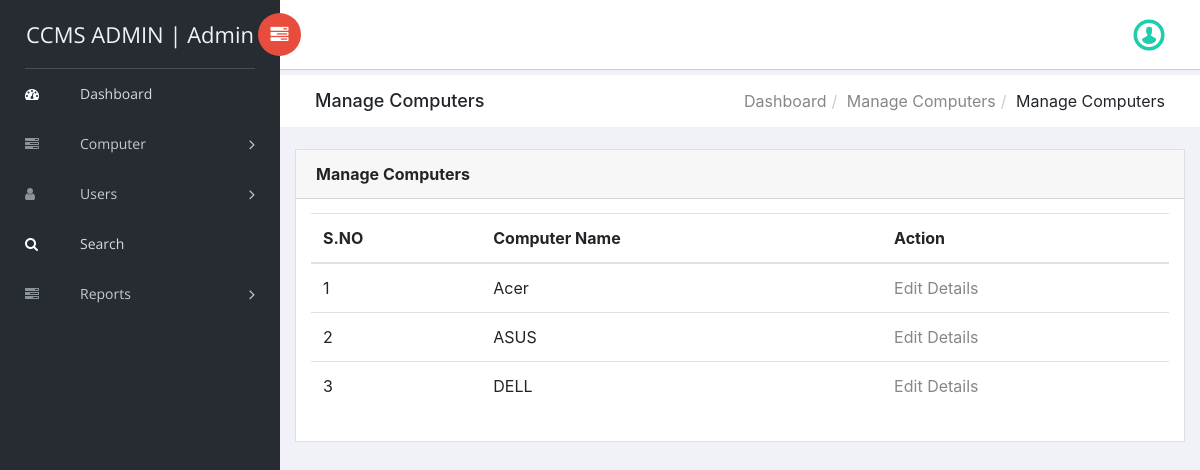
Page /Cyber-Cafe-Management-System/ccms/manage-computer.php (signed in) on the committed database.
### tables this page shows
CREATE TABLE IF NOT EXISTS `tblcomputers` (
  `ID` int(10) NOT NULL AUTO_INCREMENT,
  `ComputerName` varchar(120) DEFAULT NULL,
  `ComputerLocation` varchar(120) DEFAULT NULL,
  `IPAdd` varchar(120) DEFAULT NULL,
  `EntryDate` timestamp NULL DEFAULT CURRENT_TIMESTAMP,
  PRIMARY KEY (`ID`)
);

### Cyber-Cafe-Management-System/ccms/manage-computer.php (the view, shortened to what this page needs)
<?php
include('includes/dbconnection.php');
if (strlen($_SESSION['ccmsaid']==0)) {
  header('location:logout.php');
  } else{
  ?>
<!doctype html>
<html class="no-js" lang="en">
<head>
    <link rel="stylesheet" href="vendors/bootstrap/dist/css/bootstrap.min.css">
    <link rel="stylesheet" href="vendors/font-awesome/css/font-awesome.min.css">
    <link rel="stylesheet" href="vendors/themify-icons/css/themify-icons.css">
    <link rel="stylesheet" href="vendors/flag-icon-css/css/flag-icon.min.css">
    <link rel="stylesheet" href="vendors/selectFX/css/cs-skin-elastic.css">
    <link rel="stylesheet" href="assets/css/style.css">
</head>
<body>
    <?php include_once('includes/sidebar.php');?>
    <div id="right-panel" class="right-panel">
        <?php include_once('includes/header.php');?>
        <div class="breadcrumbs">
            <div class="col-sm-4">
                <div class="page-header float-left">
                    <div class="page-title">
                        <h1>Manage Computers</h1>
                    </div>
                </div>
            </div>
            <div class="col-sm-8">
                <div class="page-header float-right">
                    <div class="page-title">
                        <ol class="breadcrumb text-right">
                            <li><a href="dashboard.php">Dashboard</a></li>
                            <li><a href="manage-computer.php">Manage Computers</a></li>
                            <li class="active">Manage Computers</li>
                        </ol>
                    </div>
                </div>
            </div>
        </div>
        <div class="content mt-3">
            <div class="animated fadeIn">
                <div class="row">
                    <div class="col-lg-12">
                        <div class="card">
                            <div class="card-header">
                                <strong class="card-title">Manage Computers</strong>
                            </div>
                            <div class="card-body">
                                <table class="table">
                                    <thead>
                                        <tr>
                                            <tr>
                  <th>S.NO</th>
                  <th>Computer Name</th>
                   <th>Action</th>
                </tr>
                                        </tr>
                                        </thead>
                                    <?php
$ret=mysqli_query($con,"select *from tblcomputers");
$cnt=1;
while ($row=mysqli_fetch_array($ret)) {
?>
                <tr>
                  <td><?php echo $cnt;?></td>
                  <td><?php  echo $row['ComputerName'];?></td>
                  <td><a href="edit-computer-detail.php?editid=<?php echo $row['ID'];?>">Edit Details</a></td>
                </tr>
                <?php
$cnt=$cnt+1;
}?>
                                </table>
                            </div>
                        </div>
                    </div>
                </div>
            </div>
        </div>
    </div>
</body>
</html>
<?php }  ?>

### Cyber-Cafe-Management-System/ccms/includes/sidebar.php (shortened to what this page needs)
<aside id="left-panel" class="left-panel">
        <nav class="navbar navbar-expand-sm navbar-default">
<?php
$adminid=$_SESSION['ccmsaid'];
$ret=mysqli_query($con,"select AdminName from tbladmin where ID='$adminid'");
$row=mysqli_fetch_array($ret);
$name=$row['AdminName'];
?>
            <div class="navbar-header">
                <a class="navbar-brand" href="dashboard.php">CCMS ADMIN | <?php echo $name; ?></a>
            </div>
            <div id="main-menu" class="main-menu collapse navbar-collapse">
                <ul class="nav navbar-nav">
                    <li class="active">
                        <a href="dashboard.php"> <i class="menu-icon fa fa-dashboard"></i>Dashboard </a>
                    </li>
<li class="menu-item-has-children dropdown">
                        <a href="#" class="dropdown-toggle" data-toggle="dropdown" aria-haspopup="true" aria-expanded="false"> <i class="menu-icon fa fa-tasks"></i>Computer</a>
                    </li>
 <li class="menu-item-has-children dropdown">
                        <a href="add-users.php" class="dropdown-toggle" data-toggle="dropdown" aria-haspopup="true" aria-expanded="false"> <i class="menu-icon fa fa-user"></i>Users</a>
                    </li>
<li class="active">
                        <a href="search.php"> <i class="menu-icon fa fa-search"></i>Search </a>
                    </li>
  <li class="menu-item-has-children dropdown">
                        <a href="#" class="dropdown-toggle" data-toggle="dropdown" aria-haspopup="true" aria-expanded="false"> <i class="menu-icon fa fa-tasks"></i>Reports</a>
                    </li>
                </ul>
            </div>
        </nav>
    </aside>

### rows in the picture
tblcomputers: ComputerName "Acer"
tblcomputers: ComputerName "ASUS"
tblcomputers: ComputerName "DELL"

### other values in the picture
$name "Admin"
